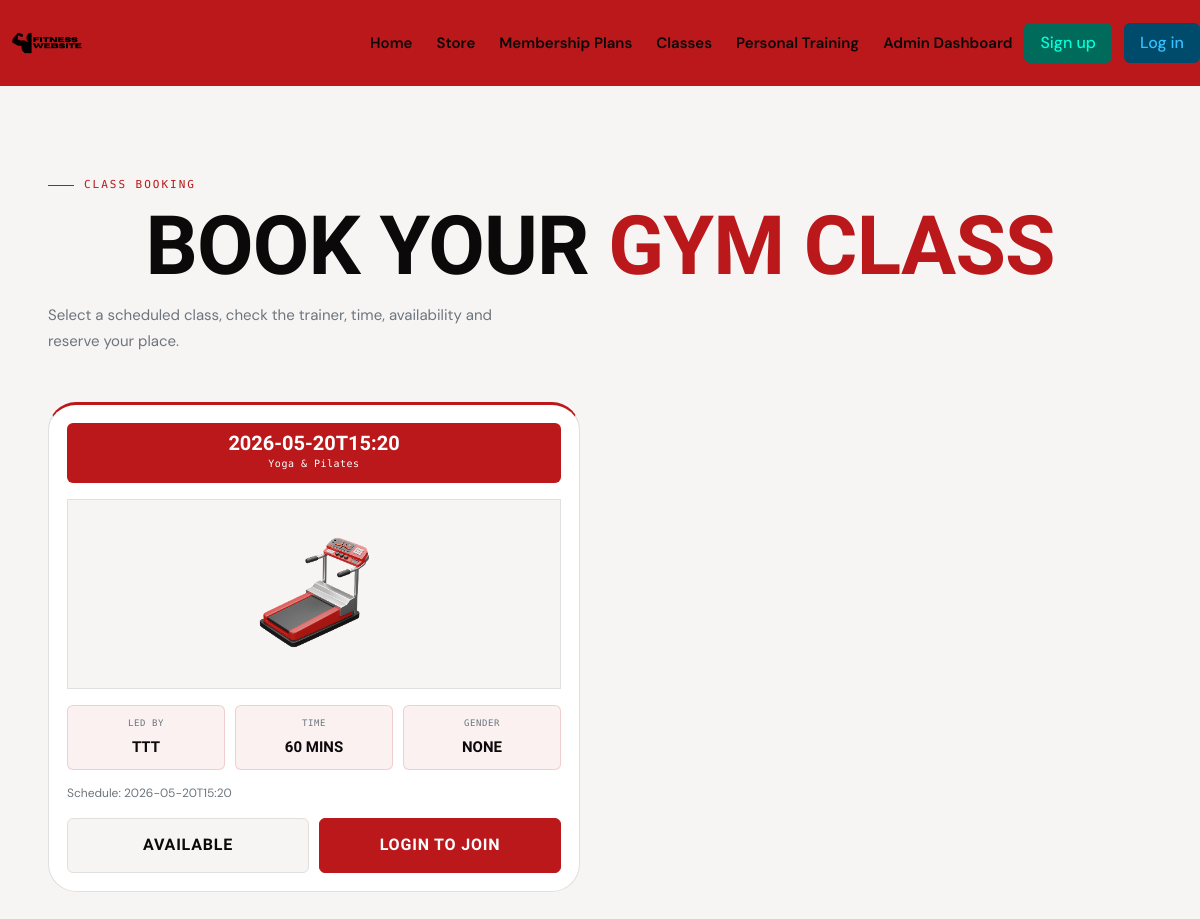
The page /class on the database as committed earlier.
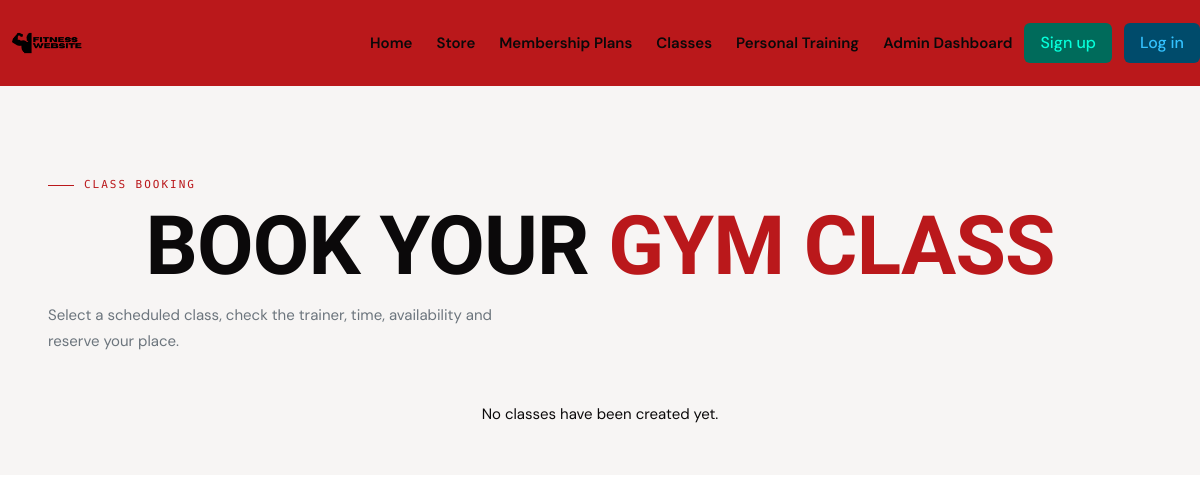
The same page on the database as committed later.
### tables this page shows
CREATE TABLE Class_table(Class_id Integer Primary Key Autoincrement, Name Text, Schedule Date, Duration Integer, Trainer_id Integer, Admin_id Integer, Foreign Key(Trainer_id) References Trainer_table(Trainer_id), Foreign Key(Admin_id) References Admin_table(Admin_id));

CREATE TABLE Trainer_table(Trainer_id Integer Primary Key Autoincrement, Name Text, Age Integer, Gender Text, Email Text, Password Text);

### app.py (the view)
@app.route("/class")
def classes():
    con, cur = database_connection()
    cur.execute("""
        SELECT
            Class_table.Class_id,
            Class_table.Name,
            Class_table.Schedule,
            Class_table.Duration,
            Trainer_table.Name,
            Trainer_table.Gender
        FROM Class_table
        JOIN Trainer_table
        ON Class_table.Trainer_id = Trainer_table.Trainer_id
        ORDER BY Class_table.Schedule ASC
    """)
    classes = cur.fetchall()
    joined_class_ids = []
    if current_user.is_authenticated and current_user.account_type == "User":
        cur.execute(
            "SELECT Class_id FROM Booking_table WHERE User_id = ?",
            (current_user.id,)
        )
        joined_class_ids = [row[0] for row in cur.fetchall()]
    con.close()
    return render_template("classes.html", classes=classes, joined_class_ids=joined_class_ids)

### app.py (called while the page is built)
def database_connection():
    con = sqlite3.connect("Fitness.db")
    cur = con.cursor()
    return con, cur

### templates/classes.html (shortened to what this page needs)
{% extends "base.html" %}
{% block head %}
    <link rel="stylesheet" href="{{ url_for('static', filename='Classes_page.css') }}">
{% endblock %}
{% block content %}
<section class="section class-booking-section">
    <div class="wrap">
        <div class="intro">
            <div class="intro-tag">Class Booking</div>
            <h1>Book your <strong>gym class</strong></h1>
            <p>Select a scheduled class, check the trainer, time, availability and reserve your place.</p>
        </div>
        <div class="columns is-multiline is-variable is-5">
            {% for class in classes %}
                <div class="column is-6">
                    <div class="class-card">
                        <div class="class-head">
                            <p>{{ class[2] }}</p>
                            <span>{{ class[1] }}</span>
                        </div>
                        <div class="class-image">
                            <img src="{{ url_for('static', filename='images/8.png') }}" alt="Treadmill">
                        </div>
                        <div class="class-info-grid">
                            <div class="info-box">
                                <span>Led by</span>
                                <strong>{{ class[4] }}</strong>
                            </div>
                            <div class="info-box">
                                <span>Time</span>
                                <strong>{{ class[3] }} mins</strong>
                            </div>
                            <div class="info-box">
                                <span>Gender</span>
                                <strong>{{ class[5] }}</strong>
                            </div>
                        </div>
                        <p class="schedule-text">
                            Schedule: {{ class[2] }}
                        </p>
                        <div class="class-actions">
                            <div class="places-box">
                                Available
                            </div>
                            {% if current_user.is_authenticated and current_user.account_type == "User" %}
                                {% if class[0] in joined_class_ids %}
                                    <form method="POST" action="{{ url_for('remove_class_booking', id=class[0]) }}">
                                        <button type="submit" class="join-btn remove-btn">
                                            Remove
                                        </button>
                                    </form>
                                {% else %}
                                    <form method="POST" action="{{ url_for('join_class', id=class[0]) }}">
                                        <button type="submit" class="join-btn">
                                            Join
                                        </button>
                                    </form>
                                {% endif %}
                            {% elif current_user.is_authenticated %}
                                <button class="join-btn disabled-btn" disabled>
                                    Members Only
                                </button>
                            {% else %}
                                <a href="{{ url_for('login') }}" class="join-btn">
                                    Login to Join
                                </a>
                            {% endif %}
                        </div>
                    </div>
                </div>
            {% else %}
                <div class="column is-12">
                    <p class="has-text-centered">
                        No classes have been created yet.
                    </p>
                </div>
            {% endfor %}
        </div>
    </div>
</section>
{% endblock %}

### templates/base.html (shortened to what this page needs)
<!DOCTYPE html>
<html lang="en">
<head>
    <link rel="stylesheet" href="https://cdn.jsdelivr.net/npm/bulma@1.0.4/css/bulma.min.css">
    <link rel="stylesheet" href="{{ url_for('static', filename='base.css')}}">
    {% block head %}{% endblock %}
</head>
<body>
    <nav class="navbar" role="navigation" aria-label="main navigation" style="background-color: var(--red) !important;">
      <div class="navbar-brand">
        <a class="navbar-item logo-item" href="{{ url_for('home') }}">
            <img src="{{ url_for('static', filename='images/logo.png')}}">
        </a>
      </div>
      <div id="navbarBasicExample" class="navbar-menu">
        <div class="navbar-end navbar-section">
            <a class="navbar-item" href="{{url_for('home')}}" style="color: var(--ink) !important;">
              <strong>Home</strong>
            </a>
            <a class="navbar-item" href="{{url_for('store')}}" style="color: var(--ink) !important;">
              <strong>Store</strong>
            </a>
            <a class="navbar-item" href="{{ url_for('membership') }}" style="color: var(--ink) !important;">
              <strong>Membership Plans</strong>
            </a>
            <a class="navbar-item" href="{{url_for('classes')}}" style="color: var(--ink) !important;">
              <strong>Classes</strong>
            </a>
            <a class="navbar-item" style="color: var(--ink) !important;">
              <strong>Personal Training</strong>
            </a>
            <a class="navbar-item" href="{{url_for('admin_dashboard')}}" style="color: var(--ink) !important;">
              <strong>Admin Dashboard</strong>
            </a>
            {% if current_user.is_authenticated %}
                <button class="buttons">
                    <a class="button is-dark is-info" href="">
                        <span class="material-symbols-outlined" >
                            account_circle
                        </span>
                    </a>
                    <a class="button is-danger is-dark" href="{{ url_for('logout') }}">
                        log out
                    </a>
                </button>
            {% else %}
                <div class="buttons">
                  <a class="button is-primary is-dark" href="{{ url_for('sign_up') }}">
                    Sign up
                  </a>
                  <a class="button is-info is-dark" href="{{ url_for('login') }}">
                    Log in
                  </a>
                </div>
            {% endif %}
        </div>
      </div>
    </nav>
    {% block content %}{% endblock %}
</body>
</html>

### static/base.css (style rules this page uses)
:root { --red: #BA181B; --white: #FFFFFF; --gray: #6C757D; --red-hover: #9b1315; --gray-light: #e9ecef; --ink: #0B090A; --surface: #F7F5F4; --card-bg: #FFFFFF; --border: #e2dfdd; --heading: 'Barlow Condensed', sans-serif; --body: 'DM Sans', sans-serif; --mono: 'DM Mono', monospace; --ease: 0.22s cubic-bezier(0.4, 0, 0.2, 1); --radius: 4px; }
*, *::before, *::after { box-sizing: border-box; margin: 0; padding: 0; }
html { scroll-behavior: smooth; }
body { font-family: var(--body); color: var(--ink); background: var(--surface); line-height: 1.65; font-size: 15px; }
.navbar-item img { max-height: none !important; height: 70px; }

### static/Classes_page.css (style rules this page uses)
:root { --red: #BA181B; --white: #FFFFFF; --gray: #6C757D; --red-hover: #9b1315; --gray-light: #e9ecef; --ink: #0B090A; --surface: #F7F5F4; --card-bg: #FFFFFF; --border: #e2dfdd; --heading: 'Barlow Condensed', sans-serif; --body: 'DM Sans', sans-serif; --mono: 'DM Mono', monospace; --ease: 0.22s cubic-bezier(0.4, 0, 0.2, 1); --radius: 4px; }
*, *::before, *::after { box-sizing: border-box; margin: 0; padding: 0; }
html { scroll-behavior: smooth; }
body { font-family: var(--body); color: var(--ink); background: var(--surface); line-height: 1.65; font-size: 15px; }
.intro { margin-bottom: 48px; animation: rise 0.5s ease 0.05s both; }
.intro-tag { font-family: var(--mono); font-size: 11px; letter-spacing: 0.18em; text-transform: uppercase; color: var(--red); display: flex; align-items: center; gap: 10px; margin-bottom: 14px; }
.intro-tag::before { content: ''; display: block; width: 26px; height: 1px; background: var(--red); }
.intro h1 { font-family: var(--heading); font-size: clamp(48px, 7vw, 82px); text-align: center; line-height: 0.94; font-weight: 800; text-transform: uppercase; letter-spacing: -0.01em; color: var(--ink); margin-bottom: 18px; }
.intro h1 strong { font-weight: 800; color: var(--red); }
.intro p { font-size: 15px; color: var(--gray); max-width: 460px; line-height: 1.7; }
.class-booking-section { background: var(--surface); padding-top: 90px; }

Rows that differ between the two databases and show on the page:
removed Class_table: Schedule "2026-05-20T15:20", Name "Yoga & Pilates", Name "TTT", Duration "60", class "NONE"
Other text that changed with them:
text now shown: "No classes have been created yet."
